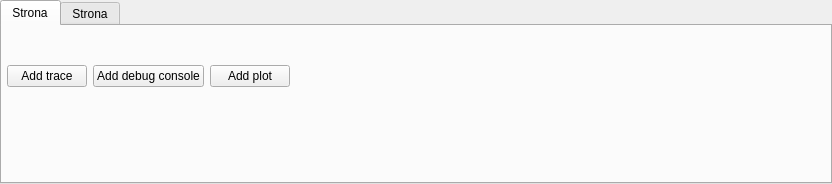
<?xml version="1.0" encoding="UTF-8"?>
<ui version="4.0">
 <class>TabWidget</class>
 <widget class="QTabWidget" name="TabWidget">
  <property name="geometry">
   <rect>
    <x>0</x>
    <y>0</y>
    <width>832</width>
    <height>184</height>
   </rect>
  </property>
  <property name="windowTitle">
   <string>TabWidget</string>
  </property>
  <property name="currentIndex">
   <number>0</number>
  </property>
  <widget class="QWidget" name="tab">
   <property name="sizePolicy">
    <sizepolicy hsizetype="Expanding" vsizetype="Expanding">
     <horstretch>100</horstretch>
     <verstretch>100</verstretch>
    </sizepolicy>
   </property>
   <property name="maximumSize">
    <size>
     <width>16777215</width>
     <height>100</height>
    </size>
   </property>
   <attribute name="title">
    <string>Strona</string>
   </attribute>
   <layout class="QHBoxLayout" name="horizontalLayout">
    <property name="leftMargin">
     <number>5</number>
    </property>
    <property name="topMargin">
     <number>10</number>
    </property>
    <property name="rightMargin">
     <number>5</number>
    </property>
    <property name="bottomMargin">
     <number>10</number>
    </property>
    <item>
     <widget class="QPushButton" name="add_trace_button">
      <property name="text">
       <string>Add trace</string>
      </property>
     </widget>
    </item>
    <item>
     <widget class="QPushButton" name="add_debug_console">
      <property name="text">
       <string>Add debug console</string>
      </property>
     </widget>
    </item>
    <item>
     <widget class="QPushButton" name="add_plot_button">
      <property name="text">
       <string>Add plot</string>
      </property>
     </widget>
    </item>
    <item>
     <spacer name="horizontalSpacer">
      <property name="orientation">
       <enum>Qt::Horizontal</enum>
      </property>
      <property name="sizeHint" stdset="0">
       <size>
        <width>568</width>
        <height>20</height>
       </size>
      </property>
     </spacer>
    </item>
   </layout>
  </widget>
  <widget class="QWidget" name="tab_2">
   <attribute name="title">
    <string>Strona</string>
   </attribute>
  </widget>
 </widget>
 <resources/>
 <connections/>
</ui>
